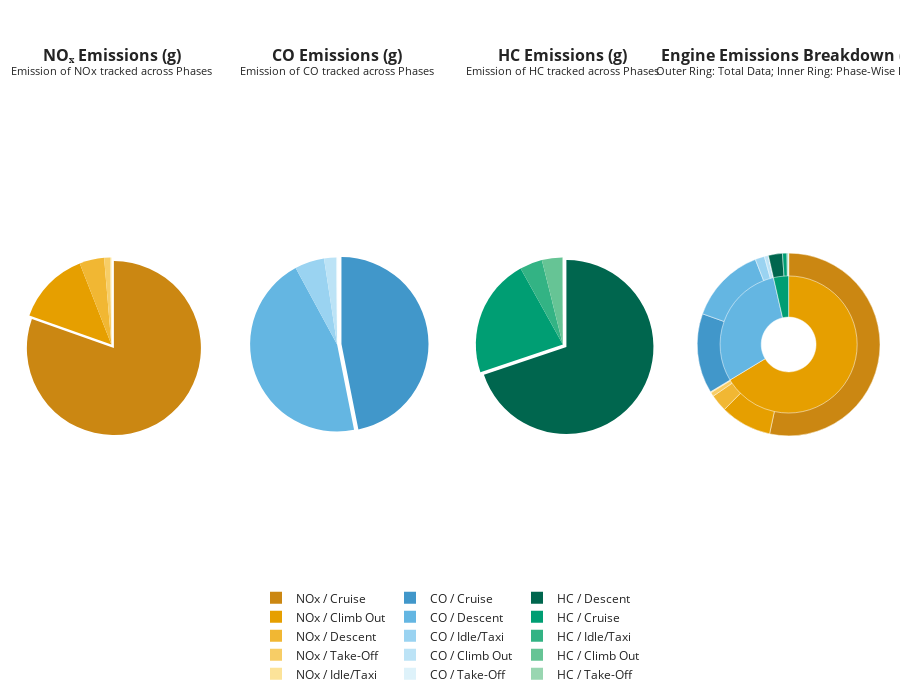

The notebook cell this image was saved under:
### Code cell
import plotly.graph_objects as go
from plotly.subplots import make_subplots
import pandas as pd

# Load and filter data
summary_df = pd.read_csv("output/emissions/summary.csv")
summary_df_excl_total = summary_df[summary_df["Phase"] != "Total"]

# Extract values
phases = summary_df_excl_total["Phase"]
co_em = summary_df_excl_total["CO Emissions (g)"]
nox_em = summary_df_excl_total["NOx Emissions (g)"]
hc_em = summary_df_excl_total["HC Emissions (g)"]


# Sort by value descending
sorted_co_data = sorted(zip(phases, co_em), key=lambda x: x[1], reverse=True)
sorted_nox_data = sorted(zip(phases, nox_em), key=lambda x: x[1], reverse=True)
sorted_hc_data = sorted(zip(phases, hc_em), key=lambda x: x[1], reverse=True)

# Your color palette from largest to smallest
color_palette_co = ["#4197CA", "#64B6E2", "#9AD3F1", "#BCE3F6", "#DEF2FA"]
color_palette_nox = ["#CB8712", "#E69F00", "#F1B733", "#F7CD66", "#FCE399"]
color_palette_hc = ["#00664E", "#009E73", "#33B384", "#66C495", "#99D6B1"]

# Unzip
sorted_co_phases, sorted_co_em = zip(*sorted_co_data)
sorted_nox_phases, sorted_nox_em = zip(*sorted_nox_data)
sorted_hc_phases, sorted_hc_em = zip(*sorted_hc_data)

# Assign colors
sorted_colors_co = color_palette_co[:len(sorted_co_em)]
sorted_colors_nox = color_palette_nox[:len(sorted_co_em)]
sorted_colors_hc = color_palette_hc[:len(sorted_co_em)]

sorted_nox_phases = [f"NOx / {phase}" for phase in sorted_nox_phases]
sorted_co_phases = [f"CO / {phase}" for phase in sorted_co_phases]
sorted_hc_phases = [f"HC / {phase}" for phase in sorted_hc_phases]

em_data = sorted_nox_em + sorted_co_em + sorted_hc_em
em_phases = sorted_nox_phases + sorted_co_phases + sorted_hc_phases
em_colors = color_palette_nox + color_palette_co + color_palette_hc

total_co = summary_df_total["CO Emissions (g)"]
total_nox = summary_df_total["NOx Emissions (g)"]
total_hc = summary_df_total["HC Emissions (g)"]

total_em = pd.concat([total_nox, total_co, total_hc])

fig=go.Figure()

# Create subplot layout
fig = make_subplots(
    rows=1, cols=4,
    column_widths=[0.25, 0.25, 0.25, 0.25],
    specs=[
        [{"type": "domain"}, {"type": "domain"}, {"type": "domain"}, {"type": "domain"}]
    ],
    subplot_titles=(
        "<b>NOₓ Emissions (g)</b><br><sup>Emission of NOx tracked across Phases</sup>", 
        "<b>CO Emissions (g)</b><br><sup>Emission of CO tracked across Phases</sup>", 
        "<b>HC Emissions (g)</b><br><sup>Emission of HC tracked across Phases</sup>",
        '<b>Engine Emissions Breakdown (g)</b><br><sup>Outer Ring: Total Data; Inner Ring: Phase-Wise Data</sup>'
    )
)

# INNER - TOTAL
fig.add_trace(
    go.Pie(
        domain=dict(x=[0.0, 0.5]), 
        labels=["NOx", "CO", "HC"],
        textinfo='none',
        values=total_em,
        hole=0.3,
        sort=False,
        direction='clockwise',
        rotation=0,
        showlegend=False,
        hovertemplate='Pollutant: %{label}<br>Percentage: %{percent}<br>Emissions: %{value:.1f} g<extra></extra>',
        marker=dict(
            colors=("#E69F00","#64B6E2","#009E73"),
            line=dict(
                color='white',
                width=0.5
            )
        )
    ),
    row=1, col=4
)

# OUTER - PHASES
fig.add_trace(
    go.Pie(
        domain=dict(x=[0.0, 0.5]),
        labels=em_phases,
        values=em_data,
        textinfo='none',
        hole=0.75,
        sort=False,
        direction='clockwise',
        rotation=0,
        showlegend=False,
        hovertemplate='Pollutant / Phase: %{label}<br>Percentage: %{percent}<br>Emissions: %{value:.1f} g<extra></extra>',
        marker=dict(
            colors=em_colors,
            line=dict(
                color='white',
                width=0.5 
            )
        )
    ),
    row=1, col=4
)

fig.add_trace(
    go.Pie(
        labels=sorted_nox_phases,
        values=sorted_nox_em,
        name="NOx",
        pull=[0.05],
        textinfo='none',
        legendgroup="NOx",
        showlegend=True,
        marker=dict(colors=sorted_colors_nox),
        hovertemplate='Phase: %{label}<br>Percentage: %{percent}<br>Emissions: %{value:.1f} g<extra></extra>',
        domain=dict(y=[0.66, 0.86]),  # Shifted further down
        sort=False,
        direction="clockwise",
        rotation=0
    ),
    row=1, col=1
)

fig.add_trace(
    go.Pie(
        labels=sorted_co_phases,
        values=sorted_co_em,
        name="CO",
        pull=[0.05],
        textinfo='none',
        legendgroup="CO",
        showlegend=True,
        marker=dict(colors=sorted_colors_co),
        hovertemplate='Phase: %{label}<br>Percentage: %{percent}<br>Emissions: %{value:.1f} g<extra></extra>',
        domain=dict(y=[0.36, 0.56]),  # Shifted further down
        sort=False,
        direction="clockwise",
        rotation=0
    ),
    row=1, col=2
)

fig.add_trace(
    go.Pie(
        labels=sorted_hc_phases,
        values=sorted_hc_em,
        name="HC",
        pull=[0.05],
        textinfo='none',
        legendgroup="HC",
        showlegend=True,
        marker=dict(colors=sorted_colors_hc),
        hovertemplate='Phase: %{label}<br>Percentage: %{percent}<br>Emissions: %{value:.1f} g<extra></extra>',
        domain=dict(y=[0.06, 0.26]),  # Shifted further down
        sort=False,
        direction="clockwise",
        rotation=0
    ),
    row=1, col=3
)

# Layout settings
fig.update_layout(
    height=700,
    template='simple_white',
    title_font=dict(size=20),
    legend=dict(
        orientation='h',
        yanchor='bottom',
        y=-0.15, 
        xanchor='center',
        x=0.5,
        title=None,
        font=dict(size=12)
    ),
    margin=dict(l=20, r=20, t=80, b=80),
    font=dict(size=12),
)

fig.show()

### Figure 1 — Plotly figure (JSON) as saved in the notebook; plotly's stock layout.template omitted (floating-point values rounded to 4 significant figures)
{"data": [{"direction": "clockwise", "domain": {"x": [0.7875, 1], "y": [0, 1]}, "hole": 0.3, "hovertemplate": "Pollutant: %{label}<br>Percentage: %{percent}<br>Emissions: %{value:.1f} g<extra></extra>", "labels": ["NOx", "CO", "HC"], "marker": {"colors": ["#E69F00", "#64B6E2", "#009E73"], "line": {"color": "white", "width": 0.5}}, "rotation": 0, "showlegend": false, "sort": false, "textinfo": "none", "type": "pie", "values": [57830.0, 26260.0, 3096.0]}, {"direction": "clockwise", "domain": {"x": [0.7875, 1], "y": [0, 1]}, "hole": 0.75, "hovertemplate": "Pollutant / Phase: %{label}<br>Percentage: %{percent}<br>Emissions: %{value:.1f} g<extra></extra>", "labels": ["NOx / Cruise", "NOx / Climb Out", "NOx / Descent", "NOx / Take-Off", "NOx / Idle/Taxi", "CO / Cruise", "CO / Descent", "CO / Idle/Taxi", "CO / Climb Out", "CO / Take-Off", "HC / Descent", "HC / Cruise", "HC / Idle/Taxi", "HC / Climb Out", "HC / Take-Off"], "marker": {"colors": ["#CB8712", "#E69F00", "#F1B733", "#F7CD66", "#FCE399", "#4197CA", "#64B6E2", "#9AD3F1", "#BCE3F6", "#DEF2FA", "#00664E", "#009E73", "#33B384", "#66C495", "#99D6B1"], "line": {"color": "white", "width": 0.5}}, "rotation": 0, "showlegend": false, "sort": false, "textinfo": "none", "type": "pie", "values": [46512, 7898.0, 2652, 629.3, 140.4, 12312, 11870.0, 1444.0, 585, 47.88, 2162.0, 684, 129.6, 117, 3.42]}, {"direction": "clockwise", "domain": {"x": [0, 0.2125], "y": [0, 1]}, "hovertemplate": "Phase: %{label}<br>Percentage: %{percent}<br>Emissions: %{value:.1f} g<extra></extra>", "labels": ["NOx / Cruise", "NOx / Climb Out", "NOx / Descent", "NOx / Take-Off", "NOx / Idle/Taxi"], "legendgroup": "NOx", "marker": {"colors": ["#CB8712", "#E69F00", "#F1B733", "#F7CD66", "#FCE399"]}, "name": "NOx", "pull": [0.05], "rotation": 0, "showlegend": true, "sort": false, "textinfo": "none", "type": "pie", "values": [46512, 7898.0, 2652, 629.3, 140.4]}, {"direction": "clockwise", "domain": {"x": [0.2625, 0.475], "y": [0, 1]}, "hovertemplate": "Phase: %{label}<br>Percentage: %{percent}<br>Emissions: %{value:.1f} g<extra></extra>", "labels": ["CO / Cruise", "CO / Descent", "CO / Idle/Taxi", "CO / Climb Out", "CO / Take-Off"], "legendgroup": "CO", "marker": {"colors": ["#4197CA", "#64B6E2", "#9AD3F1", "#BCE3F6", "#DEF2FA"]}, "name": "CO", "pull": [0.05], "rotation": 0, "showlegend": true, "sort": false, "textinfo": "none", "type": "pie", "values": [12312, 11870.0, 1444.0, 585, 47.88]}, {"direction": "clockwise", "domain": {"x": [0.525, 0.7375], "y": [0, 1]}, "hovertemplate": "Phase: %{label}<br>Percentage: %{percent}<br>Emissions: %{value:.1f} g<extra></extra>", "labels": ["HC / Descent", "HC / Cruise", "HC / Idle/Taxi", "HC / Climb Out", "HC / Take-Off"], "legendgroup": "HC", "marker": {"colors": ["#00664E", "#009E73", "#33B384", "#66C495", "#99D6B1"]}, "name": "HC", "pull": [0.05], "rotation": 0, "showlegend": true, "sort": false, "textinfo": "none", "type": "pie", "values": [2162.0, 684, 129.6, 117, 3.42]}], "layout": {"annotations": [{"font": {"size": 16}, "showarrow": false, "text": "<b>NOₓ Emissions (g)</b><br><sup>Emission of NOx tracked across Phases</sup>", "x": 0.1062, "xanchor": "center", "xref": "paper", "y": 1, "yanchor": "bottom", "yref": "paper"}, {"font": {"size": 16}, "showarrow": false, "text": "<b>CO Emissions (g)</b><br><sup>Emission of CO tracked across Phases</sup>", "x": 0.3688, "xanchor": "center", "xref": "paper", "y": 1, "yanchor": "bottom", "yref": "paper"}, {"font": {"size": 16}, "showarrow": false, "text": "<b>HC Emissions (g)</b><br><sup>Emission of HC tracked across Phases</sup>", "x": 0.6313, "xanchor": "center", "xref": "paper", "y": 1, "yanchor": "bottom", "yref": "paper"}, {"font": {"size": 16}, "showarrow": false, "text": "<b>Engine Emissions Breakdown (g)</b><br><sup>Outer Ring: Total Data; Inner Ring: Phase-Wise Data</sup>", "x": 0.8938, "xanchor": "center", "xref": "paper", "y": 1, "yanchor": "bottom", "yref": "paper"}], "font": {"size": 12}, "height": 700, "legend": {"font": {"size": 12}, "orientation": "h", "title": {}, "x": 0.5, "xanchor": "center", "y": -0.15, "yanchor": "bottom"}, "margin": {"b": 80, "l": 20, "r": 20, "t": 80}, "title": {"font": {"size": 20}}}}
